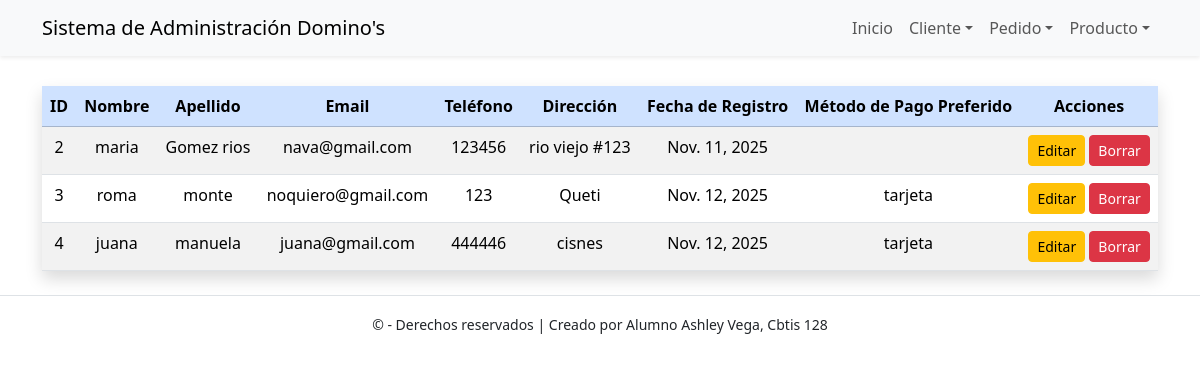
The app's page /cliente/ver/ with its own data.
### app_Dominos/models.py (models this page shows, shortened)
class Cliente(models.Model):
    id_cliente = models.AutoField(primary_key=True)
    nombre = models.CharField(max_length=100)
    apellido = models.CharField(max_length=100)
    email = models.EmailField(max_length=100, unique=True)
    telefono = models.CharField(max_length=50, blank=True)
    direccion = models.CharField(max_length=200, blank=True)
    fecha_registro = models.DateField(auto_now_add=True)
    metodo_pago_preferido = models.CharField(max_length=100, blank=True)

### app_Dominos/views.py (the view)
# urls.py: path('cliente/ver/', views.ver_cliente, name='ver_cliente'),
def ver_cliente(request):
    clientes = Cliente.objects.all().order_by('id_cliente')
    return render(request, 'cliente/ver_cliente.html', {'clientes': clientes})

### app_Dominos/templates/cliente/ver_cliente.html
{% extends 'base.html' %}
{% block content %}
  <h2 class="text-center text-primary mb-4">Lista de Clientes</h2>
  <table class="table table-striped table-hover shadow">
    <thead class="table-primary text-center">
      <tr>
        <th>ID</th>
        <th>Nombre</th>
        <th>Apellido</th>
        <th>Email</th>
        <th>Teléfono</th>
        <th>Dirección</th>
        <th>Fecha de Registro</th>
        <th>Método de Pago Preferido</th>
        <th>Acciones</th>
      </tr>
    </thead>
    <tbody class="text-center">
      {% for c in clientes %}
      <tr>
        <td>{{ c.id_cliente }}</td>
        <td>{{ c.nombre }}</td>
        <td>{{ c.apellido }}</td>
        <td>{{ c.email }}</td>
        <td>{{ c.telefono }}</td>
        <td>{{ c.direccion }}</td>
        <td>{{ c.fecha_registro }}</td>
        <td>{{ c.metodo_pago_preferido }}</td>
        <td>
          <a class="btn btn-sm btn-warning" href="{% url 'actualizar_cliente' c.pk %}">Editar</a>
          <a class="btn btn-sm btn-danger" href="{% url 'borrar_cliente' c.pk %}">Borrar</a>
        </td>
      </tr>
      {% empty %}
      <tr>
        <td colspan="9" class="text-center text-muted">No hay clientes registrados.</td>
      </tr>
      {% endfor %}
    </tbody>
  </table>
{% endblock %}

### records on screen
Cliente: id_cliente "2", nombre "maria", apellido "Gomez rios", email "nava@gmail.com", telefono "123456", direccion "rio viejo #123", fecha_registro "Nov. 11, 2025"
Cliente: id_cliente "3", nombre "roma", apellido "monte", email "noquiero@gmail.com", telefono "123", direccion "Queti", fecha_registro "Nov. 12, 2025", metodo_pago_preferido "tarjeta"
Cliente: id_cliente "4", nombre "juana", apellido "manuela", email "juana@gmail.com", telefono "444446", direccion "cisnes", fecha_registro "Nov. 12, 2025", metodo_pago_preferido "tarjeta"
